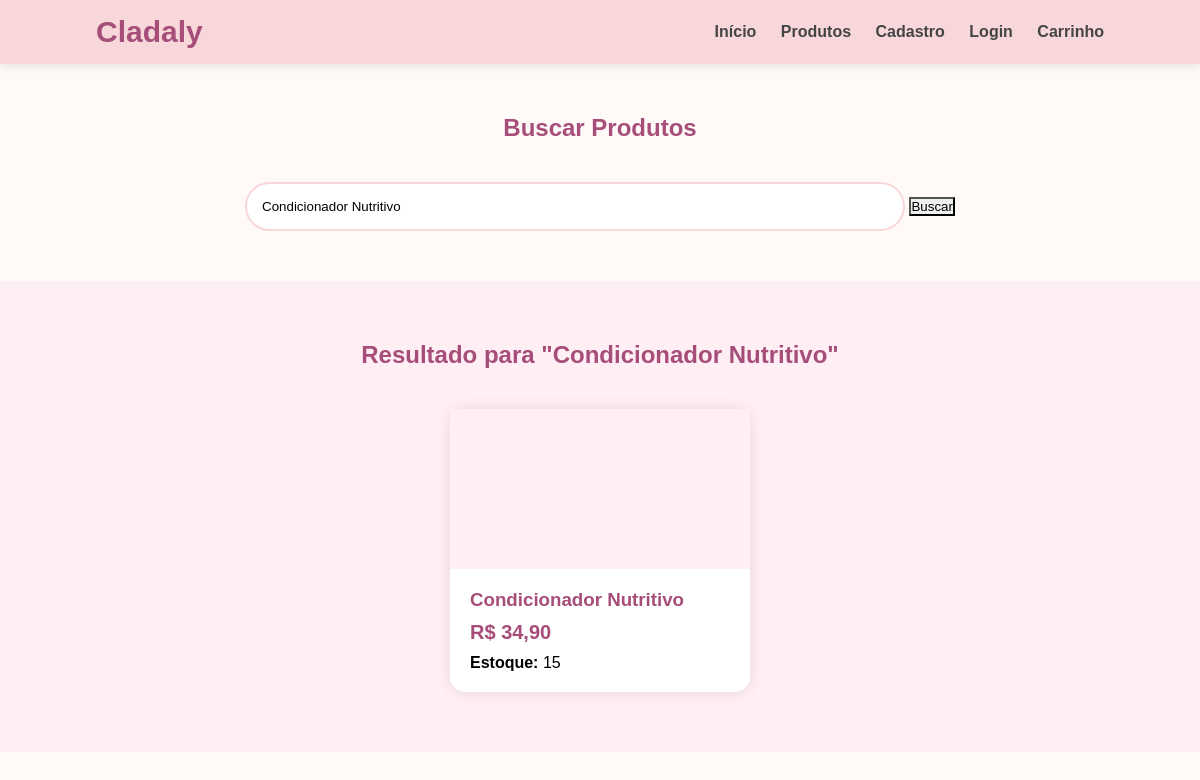
The page /busca.php?produto=Condicionador Nutritivo on the database its author committed.
### tables this page shows
CREATE TABLE IF NOT EXISTS estoque (
    id          INT AUTO_INCREMENT PRIMARY KEY,
    produto_id  INT NOT NULL UNIQUE,
    quantidade  INT NOT NULL DEFAULT 0,
    minimo      INT NOT NULL DEFAULT 5,   
    atualizado  TIMESTAMP DEFAULT CURRENT_TIMESTAMP ON UPDATE CURRENT_TIMESTAMP,
    CONSTRAINT fk_est_prod FOREIGN KEY (produto_id) REFERENCES produtos(id) ON DELETE CASCADE
) DEFAULT CHARSET=utf8mb4;

CREATE TABLE IF NOT EXISTS produtos (
    id            INT AUTO_INCREMENT PRIMARY KEY,
    nome          VARCHAR(100) NOT NULL,
    descricao     VARCHAR(255) NOT NULL,
    categoria_id  INT NOT NULL,
    fornecedor_id INT,
    preco         DECIMAL(10,2) NOT NULL,
    CONSTRAINT fk_cat  FOREIGN KEY (categoria_id)  REFERENCES categorias(id)   ON DELETE RESTRICT,
    CONSTRAINT fk_forn FOREIGN KEY (fornecedor_id) REFERENCES fornecedores(id) ON DELETE SET NULL
) DEFAULT CHARSET=utf8mb4;

### funcoes.php (called while the page is built, shortened)
<?php
function formatar_preco($valor) {
    return number_format($valor, 2, ",", ".");
}
function produtos_buscar($conexao, $termo) {
    $termo = mysqli_real_escape_string($conexao, $termo);
    return mysqli_query($conexao, "SELECT p.id, p.nome, p.preco, e.quantidade AS estoque
        FROM produtos p
        LEFT JOIN estoque e ON e.produto_id = p.id
        WHERE p.nome LIKE '%$termo%'
        ORDER BY p.nome");
}

### busca.php (the view, shortened to what this page needs)
<?php
include "header.php";
include "funcoes.php";
$termo = isset($_GET["produto"]) ? $_GET["produto"] : "";
$resultado = produtos_buscar($conexao, $termo);
?>
<section class="busca">
    <h2 class="titulo">Buscar Produtos</h2>
    <form action="busca.php" method="GET">
        <input type="text" name="produto" placeholder="Digite um produto" value="<?php echo $termo; ?>"
        onkeyup="usaAjax('buscaAjax.php?produto=' + this.value, 'resultbusca')">
        <button type="submit"> Buscar </button>
    </form>
</section>
<section class="secao">
    <h2 class="titulo">Resultado para "<?php echo $termo; ?>"</h2>
    <?php if (mysqli_num_rows($resultado) == 0) { ?>
    <div class="vazio">
        <p>Nenhum produto encontrado.</p>
        <a href="produtos.php" class="botao">Ver todos os produtos</a>
    </div>
<?php } else { ?>
<div class="cards">
    <?php while ($p = mysqli_fetch_assoc($resultado)) { ?>
<div class="card">
<div class="imgcard"></div>
<div class="maincard">
    <h3><?php echo $p["nome"]; ?></h3>
<div class="precocard">R$ <?php echo formatar_preco($p["preco"]); ?></div>
<?php if ($p["estoque"] > 0) { ?>
    <p><strong>Estoque:</strong> <?php echo $p["estoque"]; ?></p>
<?php } else { ?>
    <p class="estoquezero">
        Fora de estoque
    </p>
<?php } ?>
</div>
</div>
<?php } ?>
</div>
<?php } ?>
</section>

### style.css (style rules this page uses)
* { margin: 0; padding: 0; box-sizing: border-box; font-family: Arial, Helvetica, sans-serif; transition: none !important; animation: none !important; -webkit-tap-highlight-color: transparent; }
button, .botao, .card, a { -webkit-appearance: none; appearance: none; -webkit-tap-highlight-color: transparent; outline: none; }
body { background: #fffaf8; }
.busca { text-align: center; padding: 50px; }
.busca input { width: 60%; padding: 15px; border: 2px solid #f8d7da; border-radius: 30px; }
.secao { padding: 60px 8%; background: #ffeef3; }
.titulo { text-align: center; color: #a64d79; margin-bottom: 40px; }
.cards { display: flex; justify-content: center; gap: 30px; flex-wrap: wrap; }
.card { width: 300px; background: white; border-radius: 15px; box-shadow: 0 0 15px rgba(0,0,0,0.1); }
.imgcard { height: 160px; display: flex; align-items: center; justify-content: center; background: #ffeef3; font-size: 50px; color: #a64d79; }
.maincard { padding: 20px; }
.maincard h3 { color: #a64d79; margin-bottom: 10px; }
.precocard { font-size: 20px; font-weight: bold; color: #a64d79; margin: 10px 0; }

### rows shown on the page
estoque: produto.nome "Condicionador Nutritivo", produto.preco "34,90", quantidade "15"

### other values the page prints
$termo "Condicionador Nutritivo"
